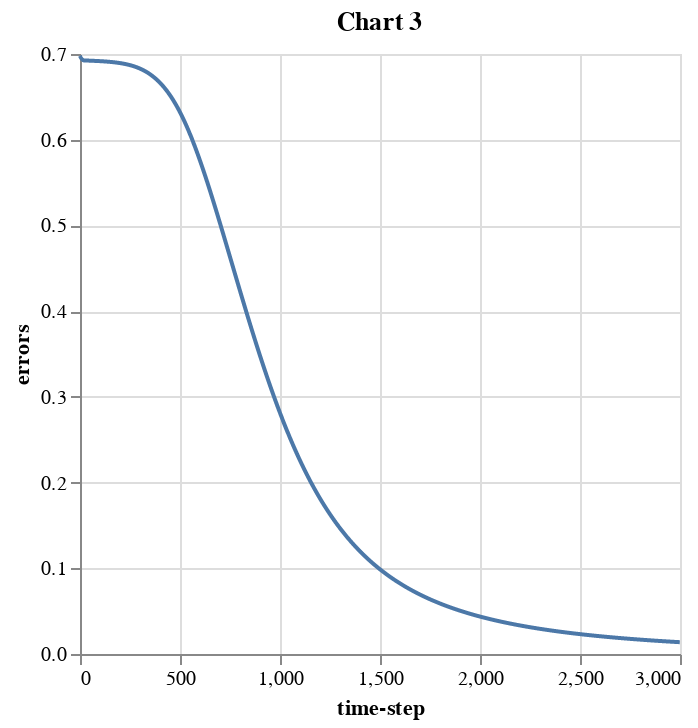

This figure's notebook cell:
### Code cell
# Inputs: XOR problem
X = np.array([[0, 0, 1, 1],
              [0, 1, 0, 1]]).T  # Shape (4, 2)
y = np.array([[0, 1, 1, 0]]).T  # Shape (4, 1)

# Convert to torch tensors
X_tensor = torch.tensor(X, dtype=torch.float32)
y_tensor = torch.tensor(y, dtype=torch.float32)

# Define the model
class SimpleNet(nn.Module):
    def __init__(self):
        super(SimpleNet, self).__init__()
        self.fc1 = nn.Linear(2, 16)
        self.fc2 = nn.Linear(16, 1)
        self.sigmoid = nn.Sigmoid()

    def forward(self, x):
        x = self.sigmoid(self.fc1(x))
        x = self.sigmoid(self.fc2(x))
        return x

model = SimpleNet()

# Loss and optimizer
#criterion = nn.MSELoss() #el anterior
criterion = nn.BCELoss()

optimizer = optim.Adam(model.parameters())

# Training loop
errors = []
epochs = 3000

for epoch in range(epochs):
    optimizer.zero_grad()
    outputs = model(X_tensor)
    loss = criterion(outputs, y_tensor)
    loss.backward()
    optimizer.step()
    errors.append(loss.item())

# Convert errors to DataFrame and plot
df2 = pd.DataFrame({"errors": errors, "time-step": np.arange(epochs)})

alt.Chart(df2).mark_line().encode(
    x="time-step",
    y="errors"
).properties(title='Chart 3')

### Figure 1 — Vega-Lite specification as saved in the notebook (floating-point values rounded to 4 significant figures; data arrays with more than 128 entries replaced by an {"elided": "..."} marker saying what was removed)
{"config": {"view": {"continuousWidth": 300, "continuousHeight": 300}}, "data": {"name": "data-be0cc9c124c63e59359a8c35a56ea7d9"}, "mark": {"type": "line"}, "encoding": {"x": {"field": "time-step", "type": "quantitative"}, "y": {"field": "errors", "type": "quantitative"}}, "title": "Chart 3", "$schema": "https://vega.github.io/schema/vega-lite/v5.20.1.json", "datasets": {"data-be0cc9c124c63e59359a8c35a56ea7d9": {"elided": "3000 records"}}}
